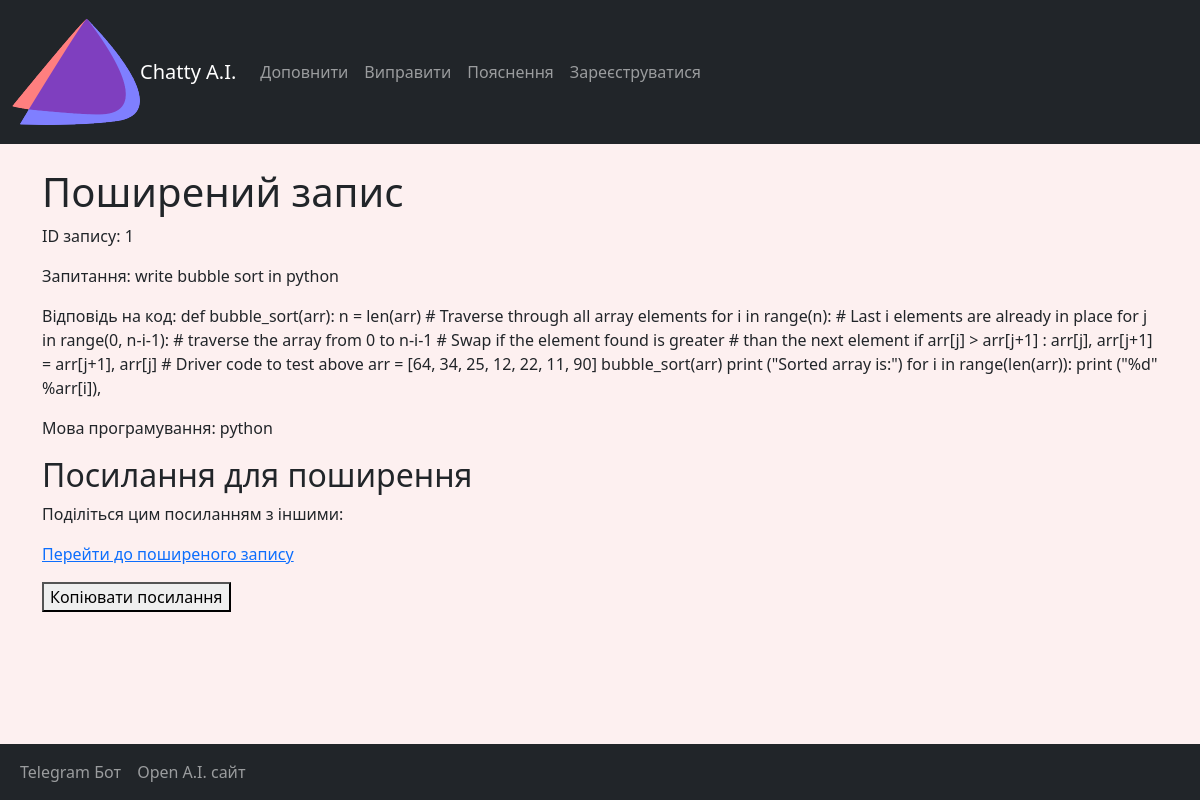
Page /share/1/ on the committed database.
### website/models.py (models this page shows, shortened)
class Code(models.Model):
    user = models.ForeignKey(User, related_name="code", on_delete=models.DO_NOTHING)
    question = models.TextField(max_length=5000)
    code_answer = models.TextField(max_length=5000)
    language = models.CharField(max_length=50)

### website/views.py (the view)
# urls.py: path('share/<int:record_id>/', views.share, name='share'),
def share(request, record_id):
    record = Code.objects.get(pk=record_id)
    share_url = request.build_absolute_uri(reverse('share', args=[record_id]))
    return render(request, 'share.html', {'record': record, 'share_url': share_url})

### website/templates/share.html (shortened to what this page needs)
{% extends 'base.html' %}
{% block content %}
  <h1>Поширений запис</h1>
  <p>ID запису: {{ record.id }}</p>
  <p>Запитання: {{ record.question }}</p>
  <p>Відповідь на код: {{ record.code_answer }}</p>
  <p>Мова програмування: {{ record.language }}</p>
  <h2>Посилання для поширення</h2>
  <p>Поділіться цим посиланням з іншими:</p>
  <p><a href="{{ share_url }}">Перейти до поширеного запису</a></p>
  <button onclick="copyToClipboard('{{ share_url }}')">Копіювати посилання</button>
{% endblock %}

### website/templates/base.html (shortened to what this page needs)
{% load static %}
<!doctype html>
<html lang="en">
<head>
    <link href="https://cdn.jsdelivr.net/npm/bootstrap@5.3.0-alpha3/dist/css/bootstrap.min.css" rel="stylesheet"
>
    <link href="{% static 'css/prism.css' %}" rel="stylesheet">
</head>
<body>
{% include 'navbar.html' %}
<div class="container">
    {% block content %}
    {% endblock %}
</div>
{% include 'navbar_bottom.html' %}
</body>
</html>

### website/templates/navbar.html (shortened to what this page needs)
<nav class="navbar navbar-expand-lg navbar-dark bg-dark">
  <div class="container-fluid">
    <img src="/static/img/logo.png" alt="Chatty A.I. Лого" class="logo-image">
    <a class="navbar-brand" href="{% url 'welcome' %}">Chatty A.I.</a>
    <div class="collapse navbar-collapse" id="navbarSupportedContent">
      <ul class="navbar-nav me-auto mb-2 mb-lg-0">
        <li class="nav-item">
          <a class="nav-link" href="{% url 'suggest' %}">Доповнити</a>
        </li>
        <li class="nav-item">
          <a class="nav-link" href="{% url 'home' %}">Виправити</a>
        </li>
        <li class="nav-item">
          <a class="nav-link" href="{% url 'explain' %}">Пояснення</a>
        </li>
        {% if user.is_authenticated %}
        <li class="nav-item">
          <a class="nav-link" href="{% url 'past' %}">Історія</a>
        </li>
        <li class="nav-item ml-auto">
          <a class="nav-link" href="{% url 'logout' %}">Вийти</a>
        </li>
        {% else %}
        <li class="nav-item">
          <a class="nav-link" href="{% url 'register' %}">Зареєструватися</a>
        </li>
        {% endif %}
      </ul>
    </div>
  </div>
</nav>

### website/templates/navbar_bottom.html (shortened to what this page needs)
<nav class="navbar navbar-expand-lg navbar-dark bg-dark" style="position: fixed; bottom: 0; width: 100%;">
  <div class="container-fluid">
    <div class="collapse navbar-collapse" id="navbarSupportedContent">
      <ul class="navbar-nav me-auto mb-2 mb-lg-0">
        <li class="nav-item">
          <a class="nav-link" href="https://t.me/ChattyA1_bot">Telegram Бот</a>
        </li>
        <li class="nav-item">
          <a class="nav-link" href="https://openai.com/">Open A.I. сайт</a>
        </li>
      </ul>
    </div>
  </div>
</nav>

### website/templates/base.html (style rules this page uses)
body { background-color: #FDF0F0; }

### rows in the picture
Code: id "1", question "write bubble sort in python", code_answer "def bubble_sort(arr): n = len(arr) # Traverse through all array elements for i in range(n): # Last i elements are already in place for j in range(0, n-i-1): # traverse the array from 0 to n-i-1 # Swap if the element found is greater # than the next element if arr[j] > arr[j+1] : arr[j], arr[j+1] = arr[j+1], arr[j] # Driver code to test above arr = [64, 34, 25, 12, 22, 11, 90] bubble_sort(arr) print (\"Sorted array is:\") for i in range(len(arr)): print (\"%d\" %arr[i]),", language "python"
